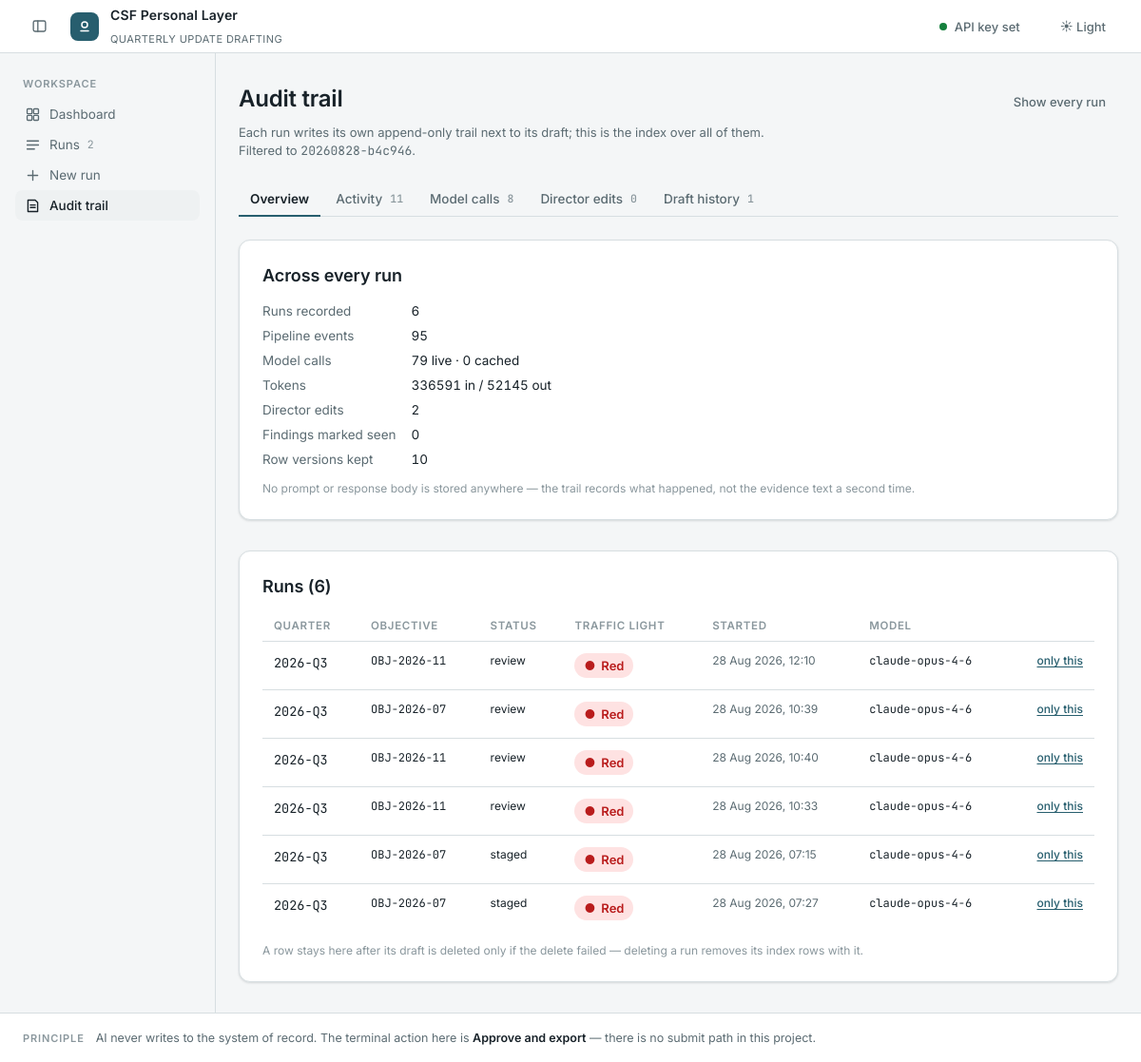
/audit?run=20260828-b4c946, run on the app's committed database.
### tables this page shows
CREATE TABLE runs (
    thread_id        TEXT PRIMARY KEY,
    created_at       TEXT,
    updated_at       TEXT,
    status           TEXT,
    quarter          TEXT,
    objective_id     TEXT,
    objective_title  TEXT,
    as_of            TEXT,
    model            TEXT,
    evidence_count   INTEGER,
    traffic_light    TEXT,
    progress_percent INTEGER,
    staged_at        TEXT
);

### app/main.py (the view)
@app.get("/audit", response_class=HTMLResponse)
async def workspace_audit(request: Request, run: str = ""):
    index()
    return render(
        request,
        "audit_all.html",
        {
            "totals": db.totals(),
            "runs": db.runs(),
            "events": db.audit_rows(run or None, "event", limit=300),
            "llm_calls": db.audit_rows(run or None, "llm_call", limit=300),
            "edits": db.audit_rows(run or None, "edit", limit=300),
            "acks": db.audit_rows(run or None, "ack", limit=300),
            "snapshots": db.drafts(run or None, limit=200),
            "filter_run": run,
            "db_path": settings.workspace_db,
        },
        nav="workspace-audit",
    )

### app/templates/audit_all.html (shortened to what this page needs)
{% extends "base.html" %}
{% from "partials/macros.html" import tl_badge, calculating %}
{% block content %}
<div style="display:flex;align-items:baseline;justify-content:space-between;gap:var(--s4);flex-wrap:wrap;margin-bottom:var(--s2)">
  <h1 class="page-title">Audit trail</h1>
  {% if filter_run %}
    <a class="btn btn-sm btn-ghost" href="/audit">Show every run</a>
  {% endif %}
</div>
<p class="small muted" style="max-width:70ch;margin-bottom:var(--s5)">
  Each run writes its own append-only trail next to its draft; this is the index over all of them.
  {% if filter_run %}Filtered to <span class="mono">{{ filter_run }}</span>.{% endif %}
</p>
{% if not totals.runs and not totals.events %}
  <div class="card empty">
    <div class="eyebrow" style="margin-bottom:var(--s3)">Nothing has happened yet</div>
    <h2>No runs recorded</h2>
    <p>Every pipeline stage, model call and director edit lands here as it happens. Start a run and this page fills in behind it — including what each call cost and what the row said before you changed it.</p>
    <div style="display:flex;gap:var(--s3);justify-content:center;flex-wrap:wrap">
      <a class="btn btn-primary" href="/runs/new">New run</a>
      <a class="btn" href="/">Back to runs</a>
    </div>
  </div>
{% else %}
<div class="tabset">
  <div class="tabs" role="tablist" aria-label="Workspace ledgers">
    <button class="tab" data-action="tab" data-tab="overview" role="tab" aria-selected="true">Overview</button>
    <button class="tab" data-action="tab" data-tab="activity" role="tab" aria-selected="false">Activity <span class="tab-count">{{ events | length }}</span></button>
    <button class="tab" data-action="tab" data-tab="calls" role="tab" aria-selected="false">Model calls <span class="tab-count">{{ llm_calls | length }}</span></button>
    <button class="tab" data-action="tab" data-tab="edits" role="tab" aria-selected="false">Director edits <span class="tab-count">{{ edits | length }}</span></button>
    <button class="tab" data-action="tab" data-tab="drafts" role="tab" aria-selected="false">Draft history <span class="tab-count">{{ snapshots | length }}</span></button>
  </div>
  <div class="tab-panel" data-panel="overview" role="tabpanel">
    <div class="stack">
    <div class="card card-pad">
      <h2 class="section-h" style="margin-bottom:var(--s3)">Across every run</h2>
      <dl class="kv">
        <dt>Runs recorded</dt><dd class="tnum">{{ totals.runs }}</dd>
        <dt>Pipeline events</dt><dd class="tnum">{{ totals.events }}</dd>
        <dt>Model calls</dt><dd class="tnum">{{ totals.llm_calls }} live · 0 cached</dd>
        <dt>Tokens</dt><dd class="tnum">{{ totals.llm_input_tokens }} in / {{ totals.llm_output_tokens }} out</dd>
        <dt>Director edits</dt><dd class="tnum">{{ totals.edits }}</dd>
        <dt>Findings marked seen</dt><dd class="tnum">{{ totals.acks }}</dd>
        <dt>Row versions kept</dt><dd class="tnum">{{ totals.drafts }}</dd>
      </dl>
      <p class="tiny subtle" style="margin-top:var(--s3)">No prompt or response body is stored anywhere — the trail records what happened, not the evidence text a second time.</p>
    </div>
    <div class="card card-pad">
      <h2 class="section-h" style="margin-bottom:var(--s3)">Runs ({{ runs | length }})</h2>
      <div style="overflow-x:auto"><table class="tbl">
        <thead><tr><th>Quarter</th><th>Objective</th><th>Status</th><th>Traffic light</th><th>Started</th><th>Model</th><th></th></tr></thead>
        <tbody>
          {% for r in runs %}
            <tr>
              <td class="mono tnum nowrap">{{ r.quarter or "—" }}</td>
              <td class="mono tiny">{{ r.objective_id or "—" }}</td>
              <td class="tiny">{{ r.status or "—" }}</td>
              <td>{% if r.status == "running" and not r.traffic_light %}{{ calculating() }}{% else %}{{ tl_badge(r.traffic_light) }}{% endif %}</td>
              <td class="tiny nowrap muted">{{ r.created_at | fmt_datetime }}</td>
              <td class="mono tiny">{{ r.model or "—" }}</td>
              <td class="num tiny nowrap"><a class="link-btn tiny" href="/audit?run={{ r.thread_id }}">only this</a></td>
            </tr>
          {% else %}
            <tr><td colspan="7" class="muted">no runs indexed</td></tr>
          {% endfor %}
        </tbody></table></div>
      <p class="tiny subtle" style="margin-top:var(--s3)">A row stays here after its draft is deleted only if the delete failed — deleting a run removes its index rows with it.</p>
    </div>
    </div>
  </div>
</div>
{% endif %}
{% endblock %}

### app/templates/partials/macros.html (shortened to what this page needs)
{% set TL_GLYPH = {"Red": "●", "Amber": "◐", "Green": "○", "Blue": "◆"} %}
{% macro tl_badge(value, lg=False) %}
  {%- if not value -%}<span class="muted">—</span>
  {%- else -%}<span class="badge {% if lg %}badge-lg {% endif %}tl-{{ value }}"><span class="glyph" aria-hidden="true">{{ TL_GLYPH.get(value, "•") }}</span>{{ value }}</span>
  {%- endif -%}
{% endmacro %}

### data on the page
runs: quarter "2026-Q3", objective "OBJ-2026-11", status "review", get "●", traffic_light "Red", created_at|fmt_datetime "28 Aug 2026, 12:10", model "claude-opus-4-6"
runs: quarter "2026-Q3", objective "OBJ-2026-07", status "review", get "●", traffic_light "Red", created_at|fmt_datetime "28 Aug 2026, 10:39", model "claude-opus-4-6"
runs: quarter "2026-Q3", objective "OBJ-2026-11", status "review", get "●", traffic_light "Red", created_at|fmt_datetime "28 Aug 2026, 10:40", model "claude-opus-4-6"
runs: quarter "2026-Q3", objective "OBJ-2026-11", status "review", get "●", traffic_light "Red", created_at|fmt_datetime "28 Aug 2026, 10:33", model "claude-opus-4-6"
runs: quarter "2026-Q3", objective "OBJ-2026-07", status "staged", get "●", traffic_light "Red", created_at|fmt_datetime "28 Aug 2026, 07:15", model "claude-opus-4-6"
runs: quarter "2026-Q3", objective "OBJ-2026-07", status "staged", get "●", traffic_light "Red", created_at|fmt_datetime "28 Aug 2026, 07:27", model "claude-opus-4-6"

### other printed values
{{ run_count or '' }} "2"
{{ filter_run }} "20260828-b4c946"
{{ events | length }} "11"
{{ llm_calls | length }} "8"
{{ edits | length }} "0"
{{ snapshots | length }} "1"
{{ totals.runs }} "6"
{{ totals.events }} "95"
{{ totals.llm_calls }} "79"
{{ totals.llm_input_tokens }} "336591"
{{ totals.llm_output_tokens }} "52145"
{{ totals.edits }} "2"
{{ totals.acks }} "0"
{{ totals.drafts }} "10"
{{ runs | length }} "6"
